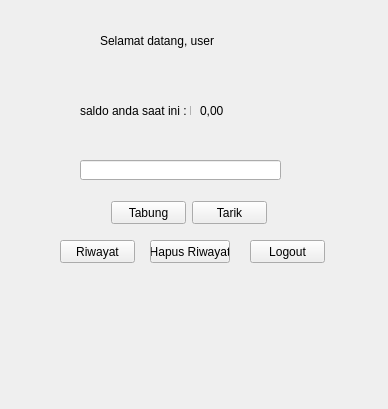
<?xml version="1.0" encoding="UTF-8"?>
<ui version="4.0">
 <class>Form</class>
 <widget class="QWidget" name="Form">
  <property name="geometry">
   <rect>
    <x>0</x>
    <y>0</y>
    <width>388</width>
    <height>409</height>
   </rect>
  </property>
  <property name="windowTitle">
   <string>Form</string>
  </property>
  <property name="styleSheet">
   <string notr="true"/>
  </property>
  <widget class="QStackedWidget" name="stackedWidget">
   <property name="geometry">
    <rect>
     <x>0</x>
     <y>0</y>
     <width>391</width>
     <height>401</height>
    </rect>
   </property>
   <property name="minimumSize">
    <size>
     <width>381</width>
     <height>391</height>
    </size>
   </property>
   <property name="currentIndex">
    <number>3</number>
   </property>
   <widget class="QWidget" name="mainpage">
    <widget class="QLabel" name="label">
     <property name="geometry">
      <rect>
       <x>110</x>
       <y>40</y>
       <width>151</width>
       <height>71</height>
      </rect>
     </property>
     <property name="font">
      <font>
       <family>Consolas</family>
       <pointsize>20</pointsize>
       <weight>75</weight>
       <bold>true</bold>
      </font>
     </property>
     <property name="text">
      <string>MoMa</string>
     </property>
     <property name="alignment">
      <set>Qt::AlignCenter</set>
     </property>
    </widget>
    <widget class="QPushButton" name="login_btn">
     <property name="geometry">
      <rect>
       <x>150</x>
       <y>170</y>
       <width>75</width>
       <height>23</height>
      </rect>
     </property>
     <property name="text">
      <string>Login</string>
     </property>
    </widget>
    <widget class="QPushButton" name="register_btn">
     <property name="geometry">
      <rect>
       <x>150</x>
       <y>230</y>
       <width>75</width>
       <height>23</height>
      </rect>
     </property>
     <property name="text">
      <string>Register</string>
     </property>
    </widget>
    <widget class="QLabel" name="label_10">
     <property name="geometry">
      <rect>
       <x>150</x>
       <y>110</y>
       <width>121</width>
       <height>16</height>
      </rect>
     </property>
     <property name="font">
      <font>
       <family>Consolas</family>
      </font>
     </property>
     <property name="text">
      <string>Money Manager</string>
     </property>
    </widget>
   </widget>
   <widget class="QWidget" name="loginpage">
    <widget class="QLineEdit" name="ledit_user1">
     <property name="geometry">
      <rect>
       <x>130</x>
       <y>90</y>
       <width>113</width>
       <height>20</height>
      </rect>
     </property>
    </widget>
    <widget class="QLineEdit" name="ledit_pass1">
     <property name="geometry">
      <rect>
       <x>130</x>
       <y>180</y>
       <width>113</width>
       <height>20</height>
      </rect>
     </property>
    </widget>
    <widget class="QLabel" name="label_2">
     <property name="geometry">
      <rect>
       <x>160</x>
       <y>60</y>
       <width>47</width>
       <height>13</height>
      </rect>
     </property>
     <property name="text">
      <string>Username</string>
     </property>
    </widget>
    <widget class="QLabel" name="label_3">
     <property name="geometry">
      <rect>
       <x>160</x>
       <y>150</y>
       <width>47</width>
       <height>13</height>
      </rect>
     </property>
     <property name="text">
      <string>Password</string>
     </property>
    </widget>
    <widget class="QPushButton" name="login_btn2">
     <property name="geometry">
      <rect>
       <x>150</x>
       <y>240</y>
       <width>75</width>
       <height>23</height>
      </rect>
     </property>
     <property name="text">
      <string>Login</string>
     </property>
     <property name="shortcut">
      <string>Ctrl+S</string>
     </property>
    </widget>
    <widget class="QLabel" name="label_4">
     <property name="geometry">
      <rect>
       <x>170</x>
       <y>20</y>
       <width>47</width>
       <height>13</height>
      </rect>
     </property>
     <property name="text">
      <string>Login</string>
     </property>
    </widget>
    <widget class="QPushButton" name="kembali">
     <property name="geometry">
      <rect>
       <x>150</x>
       <y>270</y>
       <width>75</width>
       <height>23</height>
      </rect>
     </property>
     <property name="text">
      <string>Kembali</string>
     </property>
    </widget>
   </widget>
   <widget class="QWidget" name="registerpage">
    <widget class="QLineEdit" name="ledit_user">
     <property name="geometry">
      <rect>
       <x>130</x>
       <y>80</y>
       <width>113</width>
       <height>20</height>
      </rect>
     </property>
    </widget>
    <widget class="QLabel" name="label_5">
     <property name="geometry">
      <rect>
       <x>170</x>
       <y>30</y>
       <width>47</width>
       <height>13</height>
      </rect>
     </property>
     <property name="text">
      <string>Register</string>
     </property>
    </widget>
    <widget class="QLabel" name="label_6">
     <property name="geometry">
      <rect>
       <x>140</x>
       <y>60</y>
       <width>101</width>
       <height>16</height>
      </rect>
     </property>
     <property name="text">
      <string>Masukan Username</string>
     </property>
    </widget>
    <widget class="QLabel" name="label_7">
     <property name="geometry">
      <rect>
       <x>130</x>
       <y>160</y>
       <width>121</width>
       <height>16</height>
      </rect>
     </property>
     <property name="text">
      <string>Masukan password baru</string>
     </property>
    </widget>
    <widget class="QLineEdit" name="ledit_pass">
     <property name="geometry">
      <rect>
       <x>130</x>
       <y>190</y>
       <width>113</width>
       <height>20</height>
      </rect>
     </property>
    </widget>
    <widget class="QPushButton" name="register_btn2">
     <property name="geometry">
      <rect>
       <x>150</x>
       <y>240</y>
       <width>75</width>
       <height>23</height>
      </rect>
     </property>
     <property name="text">
      <string>Sign up</string>
     </property>
    </widget>
    <widget class="QPushButton" name="kembali_2">
     <property name="geometry">
      <rect>
       <x>150</x>
       <y>280</y>
       <width>75</width>
       <height>23</height>
      </rect>
     </property>
     <property name="text">
      <string>Kembali</string>
     </property>
    </widget>
   </widget>
   <widget class="QWidget" name="menu">
    <widget class="QLabel" name="label_8">
     <property name="geometry">
      <rect>
       <x>80</x>
       <y>90</y>
       <width>111</width>
       <height>41</height>
      </rect>
     </property>
     <property name="text">
      <string>saldo anda saat ini : Rp</string>
     </property>
    </widget>
    <widget class="QLabel" name="label_9">
     <property name="geometry">
      <rect>
       <x>100</x>
       <y>20</y>
       <width>151</width>
       <height>41</height>
      </rect>
     </property>
     <property name="text">
      <string>Selamat datang, user</string>
     </property>
    </widget>
    <widget class="QLabel" name="saldo_lbl">
     <property name="geometry">
      <rect>
       <x>200</x>
       <y>90</y>
       <width>111</width>
       <height>41</height>
      </rect>
     </property>
     <property name="text">
      <string>0,00</string>
     </property>
    </widget>
    <widget class="QLineEdit" name="ledit_tabung">
     <property name="geometry">
      <rect>
       <x>80</x>
       <y>160</y>
       <width>201</width>
       <height>20</height>
      </rect>
     </property>
    </widget>
    <widget class="QPushButton" name="logout_btn">
     <property name="geometry">
      <rect>
       <x>250</x>
       <y>240</y>
       <width>75</width>
       <height>23</height>
      </rect>
     </property>
     <property name="text">
      <string>Logout</string>
     </property>
    </widget>
    <widget class="QPushButton" name="riwayat_btn">
     <property name="geometry">
      <rect>
       <x>60</x>
       <y>240</y>
       <width>75</width>
       <height>23</height>
      </rect>
     </property>
     <property name="text">
      <string>Riwayat</string>
     </property>
    </widget>
    <widget class="QPushButton" name="hapusriwayat_btn">
     <property name="geometry">
      <rect>
       <x>150</x>
       <y>240</y>
       <width>80</width>
       <height>23</height>
      </rect>
     </property>
     <property name="text">
      <string>Hapus Riwayat</string>
     </property>
    </widget>
    <widget class="QPushButton" name="tarik_btn">
     <property name="geometry">
      <rect>
       <x>192</x>
       <y>201</y>
       <width>75</width>
       <height>23</height>
      </rect>
     </property>
     <property name="text">
      <string>Tarik</string>
     </property>
    </widget>
    <widget class="QPushButton" name="tabung_btn">
     <property name="geometry">
      <rect>
       <x>111</x>
       <y>201</y>
       <width>75</width>
       <height>23</height>
      </rect>
     </property>
     <property name="text">
      <string>Tabung</string>
     </property>
    </widget>
   </widget>
  </widget>
 </widget>
 <tabstops>
  <tabstop>login_btn</tabstop>
  <tabstop>register_btn</tabstop>
  <tabstop>ledit_user1</tabstop>
  <tabstop>ledit_pass1</tabstop>
  <tabstop>login_btn2</tabstop>
  <tabstop>kembali</tabstop>
  <tabstop>ledit_user</tabstop>
  <tabstop>ledit_pass</tabstop>
  <tabstop>register_btn2</tabstop>
  <tabstop>kembali_2</tabstop>
  <tabstop>riwayat_btn</tabstop>
  <tabstop>hapusriwayat_btn</tabstop>
  <tabstop>logout_btn</tabstop>
  <tabstop>tabung_btn</tabstop>
  <tabstop>ledit_tabung</tabstop>
  <tabstop>tarik_btn</tabstop>
 </tabstops>
 <resources/>
 <connections/>
</ui>
